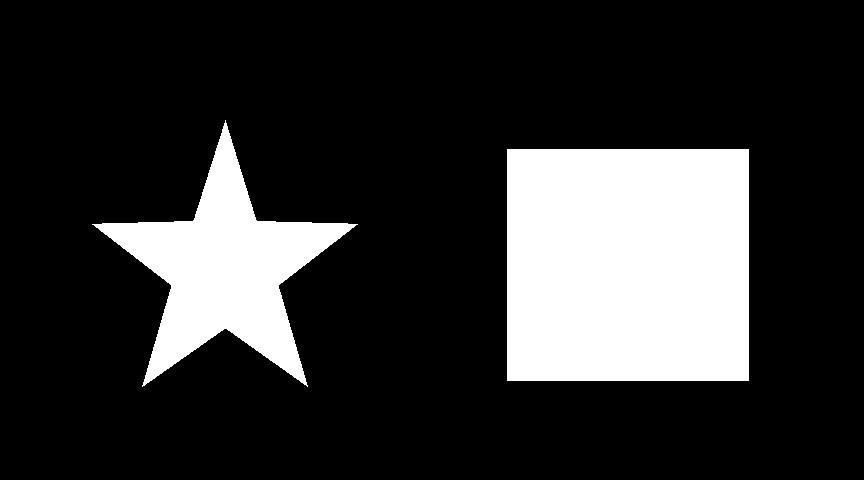
#> input picture resource/image_data/contour_cut.jpg, 864 x 480 px
$ python opencv_demo.py   (older library calls are emulated)
#> lines starting #> are read from the running program, lines starting #| are printed output that depends on the picture; after the words box and inside, x2 and y2 are one past the last pixel; in counts of white or black regions, pixels touching at a corner belong together
### util/log_util.py
# -*- coding: utf-8 -*-

# ==============================================================================
# 日志log相关的工具。
# ==============================================================================

import os
import logging
import sys
import logging.config
import config.common_config as com_config

log_path = com_config.COMMON_LOG_DIR
if not os.path.exists(log_path):
    os.makedirs(log_path)

LOGGING = {
    'version': 1,
    'disable_existing_loggers': False,
    'formatters': {
        'verbose': {
            'format': '[%(levelname)s] %(asctime)s [%(name)s:%(lineno)d] - %(message)s',
            'datefmt': '%Y-%m-%d %H:%M:%S'
        },
    },
    'handlers': {
        'common': {
            'level': 'INFO',
            'class': 'logging.handlers.RotatingFileHandler',
            'formatter': 'verbose',
            'filename': os.path.join(log_path, 'common.log'),
            'maxBytes': 1024 * 1024 * 10,
            'backupCount': 200,
            'encoding': 'utf8'
        },
        'warn': {
            'level': 'WARNING',
            'class': 'logging.handlers.RotatingFileHandler',
            'formatter': 'verbose',
            'filename': os.path.join(log_path, 'warning.log'),
            'maxBytes': 1024 * 1024 * 10,
            'backupCount': 200,
            'encoding': 'utf8'
        },
        'error': {
            'level': 'ERROR',
            'class': 'logging.handlers.RotatingFileHandler',
            'formatter': 'verbose',
            'filename': os.path.join(log_path, 'error.log'),
            'maxBytes': 1024 * 1024 * 10,
            'backupCount': 200,
            'encoding': 'utf8'
        },
        'console': {
            'level': 'DEBUG',
            'class': 'logging.StreamHandler',
            'formatter': 'verbose'
        },
    },
    'loggers': {
        'common': {
            'handlers': ['console', 'common'],
            'level': 'INFO',
            'propagate': False
        },
        'warning': {
            'handlers': ['warn', 'console'],
            'level': 'WARNING',
            'propagate': False
        },
        'error': {
            'handlers': ['error', 'console'],
            'level': 'ERROR',
            'propagate': False
        },
    }
}


logging.config.dictConfig(LOGGING)


# 通用日志
common_logger = logging.getLogger("common")


class LoggerUtil(object):
    @staticmethod
    def get_common_logger():
        return common_logger

### image_process/opencv_demo.py
# -*- coding:utf-8 -*-

# ==============================================================================
# 测试OpenCV cv2模块的相关方法。
# ==============================================================================
import cv2
import numpy as np
import os
import time
from image_process import pil_image_demo
import config.common_config as com_config
from util.log_util import LoggerUtil

# 日志器
common_logger = LoggerUtil.get_common_logger()

resource_dir = com_config.RESOURCE_DIR
image_dir = os.path.join(resource_dir, "image_data")

# =========================== function ===========================


# [199 lines left out: functions test_show_image, plot_images, show_image, convert_image_color, test_threshold, test_image_resize and 3 more, not called in this run]


class ImageEnhanceCV(object):
    """
    OpenCV版的图像增强。
    """
    # [326 lines left out: functions crop_image, rotate_image, gray_transform, hsv_transform, gamma_transform, random_crop and 7 more, not called in this run]


def test_contours():
    """
    根据图片的灰度计算轮廓并显示。
    :return:
    """
    image_file = os.path.join(image_dir, "contour_cut.jpg")
    img = cv2.imread(image_file)
#> img is the input picture: shape (480, 864, 3); min 0, max 255, mean 49.4
    gray = cv2.cvtColor(img, cv2.COLOR_BGR2GRAY)
    ret, binary = cv2.threshold(gray, 127, 255, cv2.THRESH_BINARY)
#> binary: shape (480, 864); 19.4% white; 2 white regions

    image_value, contours, hierarchy = cv2.findContours(binary, cv2.RETR_TREE, cv2.CHAIN_APPROX_SIMPLE)
#> contours = 2 contours; box (x1, y1, x2, y2) and area: (507, 149, 749, 381) 55671, (92, 120, 358, 387) 23784
    cv2.drawContours(img, contours, -1, (0, 0, 255), 3)
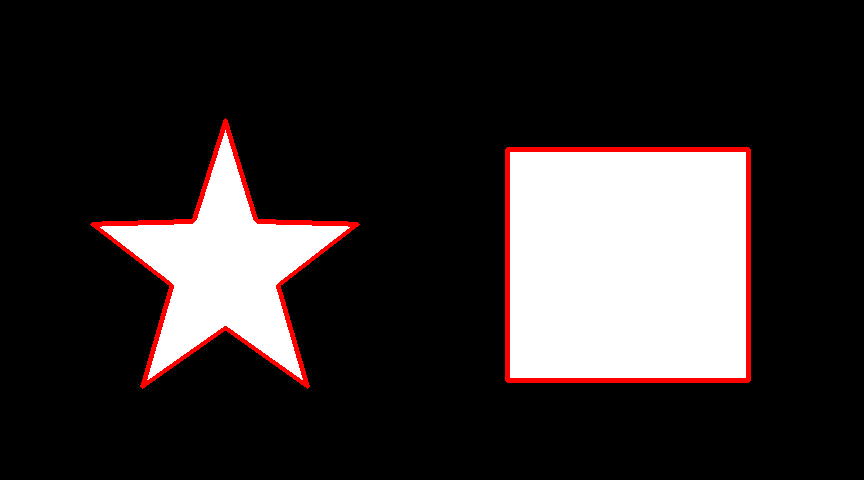
#> img: shape (480, 864, 3); 2.24% of pixels changed, all inside (x1, y1, x2, y2) = (90, 118, 751, 389)

    cv2.imshow("img", img)

    for i, cnt in enumerate(contours):
        x, y, w, h = cv2.boundingRect(cnt)
        common_logger.info("contour {0}: (x, y)=({1}, {2}), width={3}, height={4}".format(i, x, y, w, h))
#> this loop made 2 passes
#> (cnt, x, y, w, h) on pass 1: ([[507, 149], [507, 380], [748, 380], [748, 149]], 507, 149, 242, 232)
#> (x, y, w, h) on pass 2: (92, 120, 266, 267)

    cv2.waitKey(0)

if __name__ == "__main__":
    # [13 lines of commented-out code are left out]
    test_contours()
    pass
